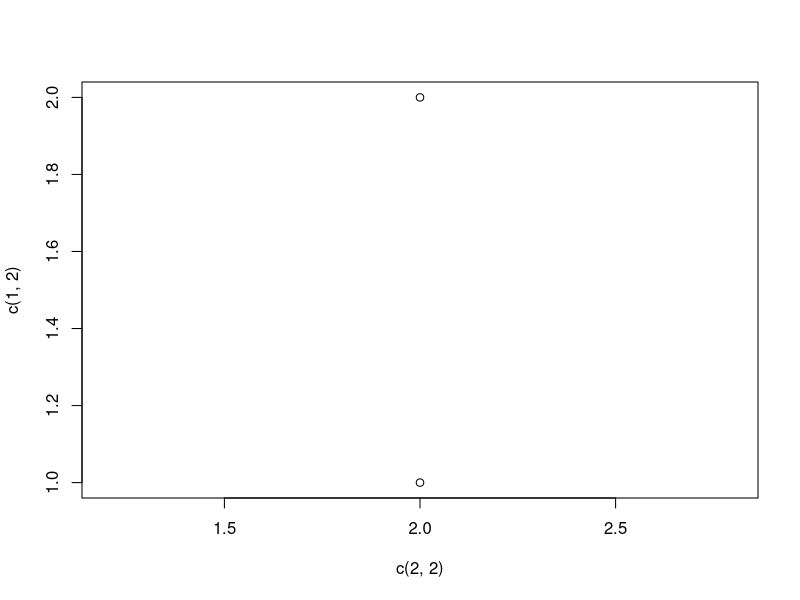

Write R code to recreate this figure.
## ---- chunk 1
knitr::opts_chunk$set(collapse = TRUE)
## ---- chunk 2
summary(cars) 
#test
fit <- lm(dist ~ speed, data = cars)
fit  
## ---- chunk 3
par(bg=NA)
plot(c(2,2),c(1,2))
